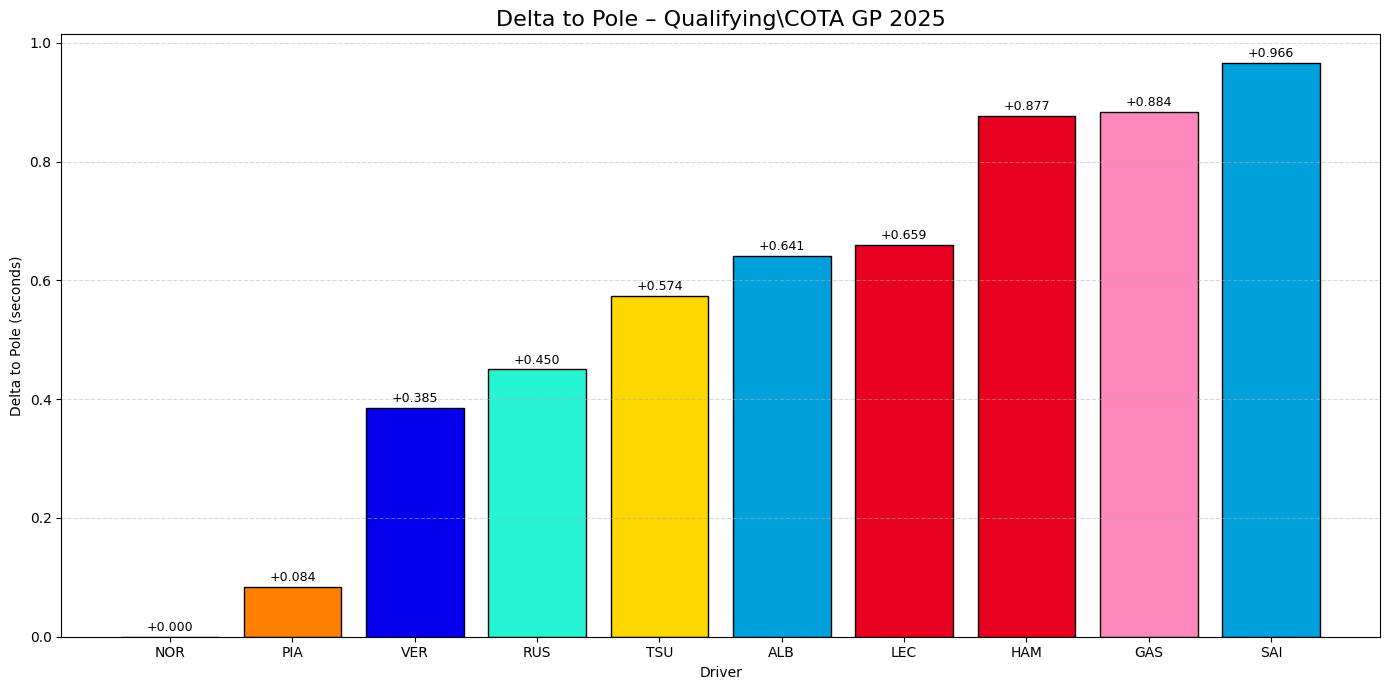

The Python source for this figure:
import os
import fastf1
import fastf1.plotting
import matplotlib.pyplot as plt
import pandas as pd

# ===============================
# CACHE (WAJIB DI COLAB)
# ===============================
CACHE_DIR = "/content/fastf1_cache"
os.makedirs(CACHE_DIR, exist_ok=True)
fastf1.Cache.enable_cache(CACHE_DIR)

fastf1.plotting.setup_mpl(misc_mpl_mods=False)

# ===============================
# CONFIG
# ===============================
YEAR = 2025
RACE_NAME = "Circuit Of Americas"
SESSION = "Q"

# ===============================
# LOAD SESSION
# ===============================
session = fastf1.get_session(YEAR, RACE_NAME, SESSION)
session.load()

# ===============================
# OFFICIAL QUALI RESULTS (STABLE)
# ===============================
results = session.results.copy()

# Driver yang masuk Q3
results = results.dropna(subset=["Q3"])
results["Q3"] = pd.to_timedelta(results["Q3"])

# ===============================
# DELTA TO POLE
# ===============================
pole_time = results["Q3"].min()
results["Delta"] = (results["Q3"] - pole_time).dt.total_seconds()
results = results.sort_values("Delta")

# ===============================
# TEAM COLORS (FASTF1 3.7 – CORRECT)
# ===============================
colors = [
    fastf1.plotting.get_team_color(team, session)
    for team in results["TeamName"]
]

# ===============================
# PLOT
# ===============================
plt.figure(figsize=(14, 7))
plt.bar(
    results["Abbreviation"],
    results["Delta"],
    color=colors,
    edgecolor="black"
)

plt.title("Delta to Pole – Qualifying\COTA GP 2025", fontsize=16)
plt.xlabel("Driver")
plt.ylabel("Delta to Pole (seconds)")
plt.grid(axis="y", linestyle="--", alpha=0.5)

for i, delta in enumerate(results["Delta"]):
    plt.text(i, delta + 0.01, f"+{delta:.3f}", ha="center", fontsize=9)

plt.tight_layout()
plt.show()
